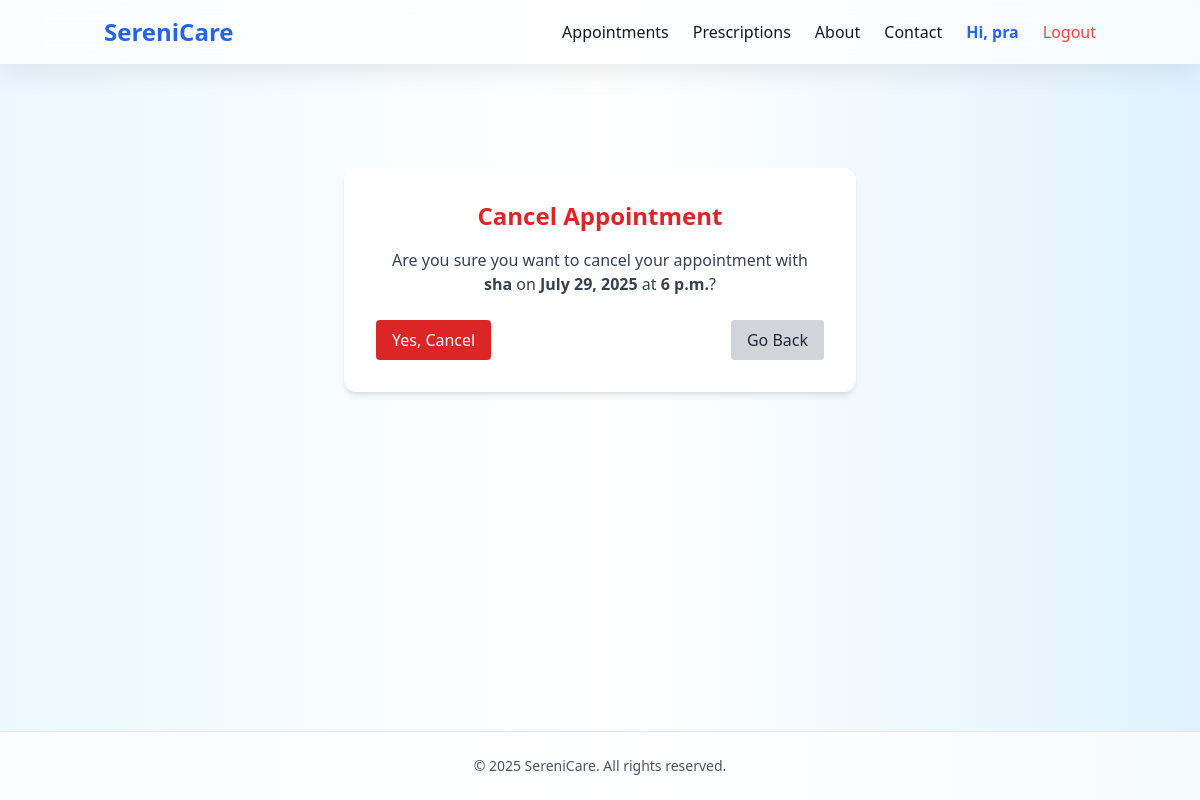
The app's page /appointments/cancel/3/ (signed in) with its own data.
### accounts/models.py (models this page shows, shortened)
class CustomUser(AbstractUser):
    ROLE_CHOICES = (
        ('doctor', 'Doctor'),
        ('patient', 'Patient'),
    )
    role = models.CharField(max_length=10, choices=ROLE_CHOICES, default='patient')
    bio = models.TextField(blank=True)
    profile_pic = models.ImageField(upload_to='profile_pics/', blank=True)
    is_doctor = models.BooleanField(default=False)

### appointments/models.py (models this page shows, shortened)
class Appointment(models.Model):
    patient = models.ForeignKey(settings.AUTH_USER_MODEL, on_delete=models.CASCADE, related_name='appointments')
    doctor = models.CharField(max_length=100)
    date = models.DateField()
    time = models.TimeField()
    reason = models.TextField(blank=True)
    created_at = models.DateTimeField(auto_now_add=True)

### appointments/views.py (the view)
# urls.py: path('cancel/<int:pk>/', cancel_appointment, name='cancel_appointment'),
@login_required
def cancel_appointment(request, pk):
    appointment = get_object_or_404(Appointment, pk=pk, patient=request.user)
    if request.method == 'POST':
        appointment.delete()
        return redirect('appointment_list')
    return render(request, 'appointments/cancel_confirm.html', {'appointment': appointment})

### Django/SereniCare/templates/appointments/cancel_confirm.html (shortened to what this page needs)
{% extends 'base.html' %}
{% block content %}
<div class="max-w-lg mx-auto bg-white shadow-md rounded-xl p-8 mt-10 animate-fade-in">
    <h2 class="text-2xl font-bold text-center text-red-600 mb-4">Cancel Appointment</h2>
    <p class="text-center text-gray-700 mb-6">Are you sure you want to cancel your appointment with <strong>{{ appointment.doctor }}</strong> on <strong>{{ appointment.date }}</strong> at <strong>{{ appointment.time }}</strong>?</p>
    <form method="post" class="flex justify-between">
        <button type="submit" name="confirm" value="yes" class="bg-red-600 text-white px-4 py-2 rounded hover:bg-red-700 transition">Yes, Cancel</button>
        <a href="{% url 'upcoming_appointments' %}" class="bg-gray-300 text-gray-800 px-4 py-2 rounded hover:bg-gray-400 transition">Go Back</a>
    </form>
</div>
{% endblock %}

### templates/base.html (shortened to what this page needs)
<!DOCTYPE html>
<html lang="en">
<head>
  <link href="https://cdn.jsdelivr.net/npm/tailwindcss@2.2.19/dist/tailwind.min.css" rel="stylesheet">
</head>
<body class="text-gray-900 font-sans min-h-screen flex flex-col">
  <header x-data="{ open: false }" class="glass fixed w-full top-0 z-50 shadow-md">
    <div class="container mx-auto px-4 py-4 flex justify-between items-center">
      <a href="{% url 'home' %}" class="text-2xl font-bold text-blue-600 hover:text-blue-800 transition duration-300">
        SereniCare
      </a>
      <nav class="hidden md:flex space-x-6 items-center">
        <a href="{% url 'appointment_list' %}" class="hover:text-blue-600 transition">Appointments</a>
        <a href="{% url 'prescriptions:view_prescriptions' %}" class="hover:text-blue-600 transition">Prescriptions</a>
        <a href="{% url 'about' %}" class="hover:text-blue-600 transition">About</a>
        <a href="{% url 'contact' %}" class="hover:text-blue-600 transition">Contact</a>
        {% if user.is_authenticated %}
          <a href="{% url 'profile' %}" class="text-blue-600 font-semibold">Hi, {{ user.username }}</a>
          <a href="{% url 'logout' %}" class="text-red-500 hover:text-red-700 transition">Logout</a>
        {% else %}
          <a href="{% url 'login' %}" class="text-blue-500 hover:underline">Login</a>
          <a href="{% url 'register' %}" class="text-green-600 hover:underline">Register</a>
        {% endif %}
      </nav>
    </div>
  </header>
  <main class="flex-grow pt-32 fade-slide-in container mx-auto px-4">
    {% block content %}{% endblock %}
  </main>
  <footer class="text-center py-6 text-sm text-gray-600 bg-white bg-opacity-70 backdrop-blur-md border-t">
    &copy; 2025 SereniCare. All rights reserved.
  </footer>
</body>
</html>

### templates/base.html (style rules this page uses)
body { background: linear-gradient(to right, #ebf8ff, #ffffff, #e0f2fe); transition: background 0.4s ease-in-out; }
.glass { background: rgba(255, 255, 255, 0.7); backdrop-filter: blur(14px); -webkit-backdrop-filter: blur(14px); box-shadow: 0 4px 30px rgba(0, 0, 0, 0.1); }
.fade-slide-in { animation: fadeSlideIn 0.6s ease-out both; }

### records on screen
CustomUser: username "pra"
Appointment: doctor "sha", date "July 29, 2025", time "6 p.m."
